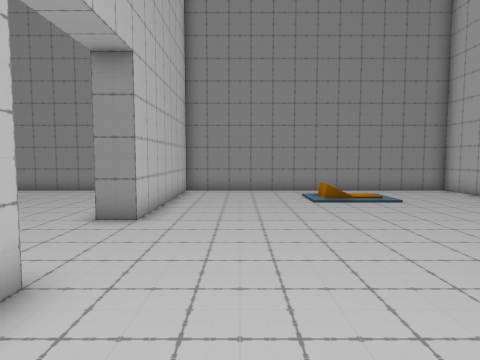
[1] (above)

16 first-person views from a walk through a 3-D level made in the Unity game engine. The camera is 1.5 m above the floor, tilts 4° down and sees 75° across. Doors are open. The floor is counted in squares, 1 m on a side. Each view is taken from the middle of a square. On the plan, view 1 faces up. The plan holds only what a view shows up to about 15 squares ahead; the rest is blank. The place goes on beyond the plan. Some animated figures are left out.

[2]
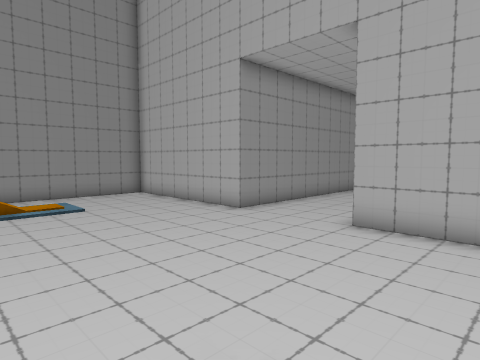

[3]
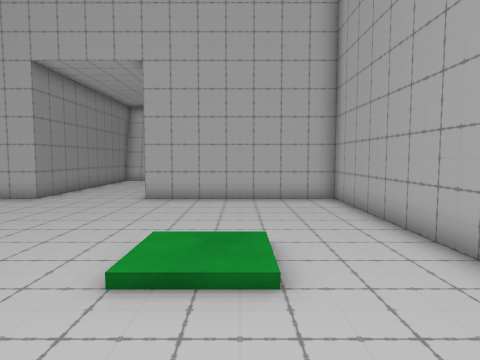

[4]
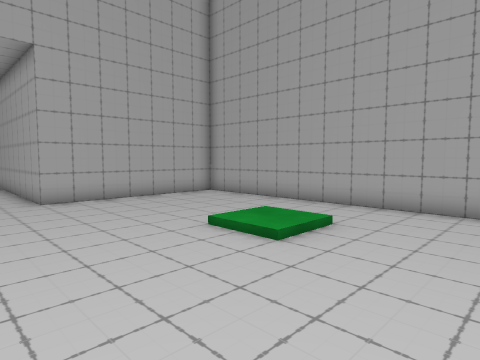

[5]
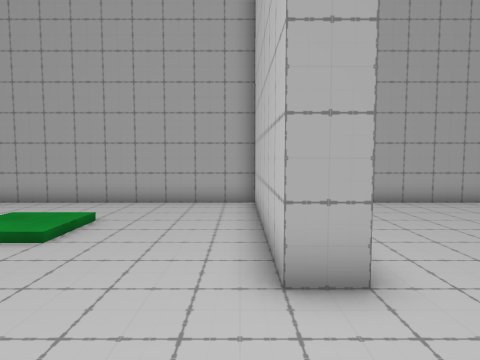

[6]
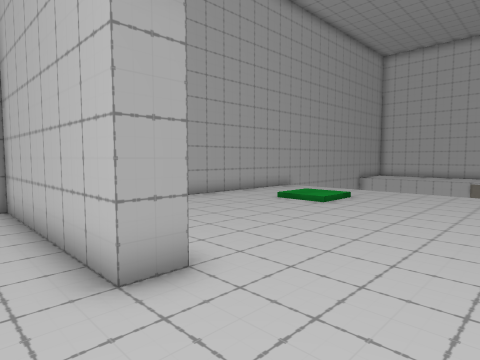

[7]
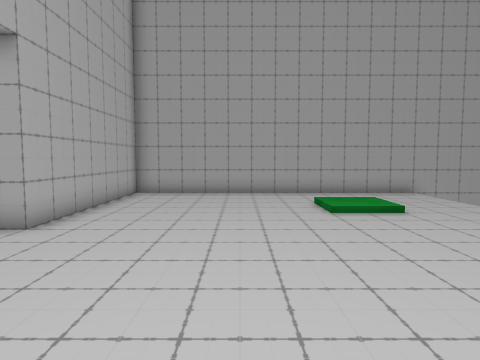

[8]
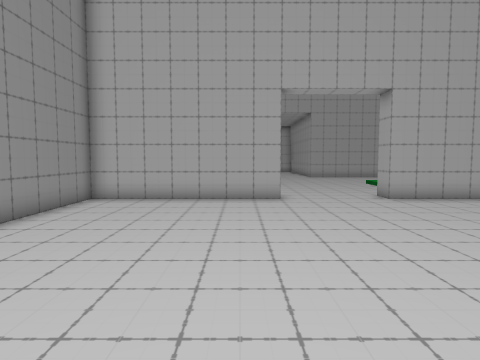

[9]
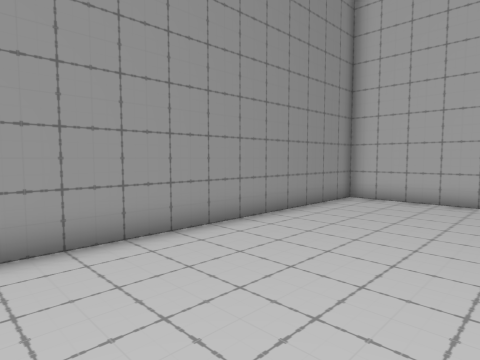

[10]
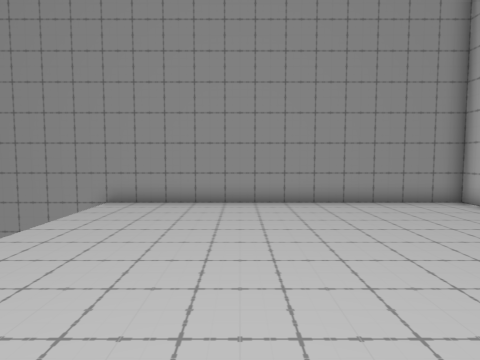

[11]
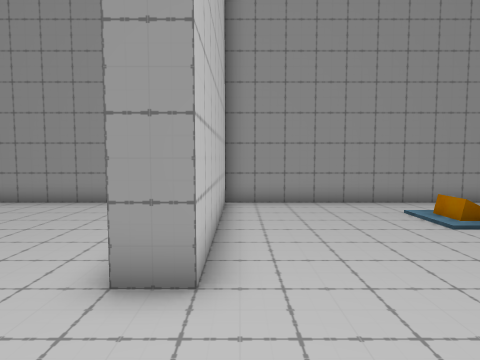

[12]
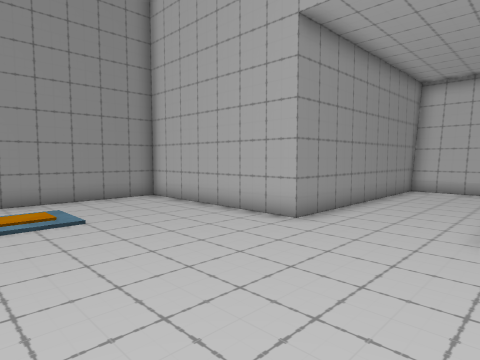

[13]
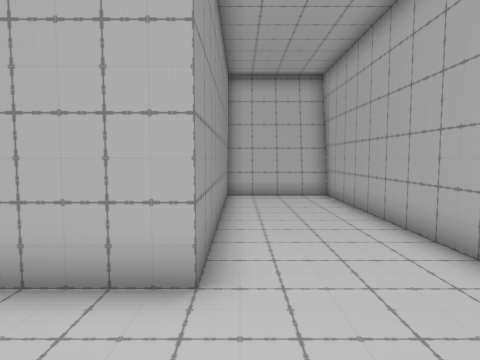

[14]
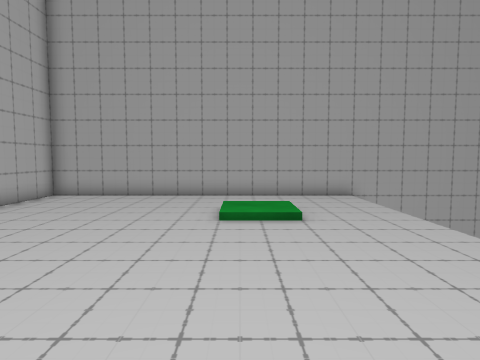

[15]
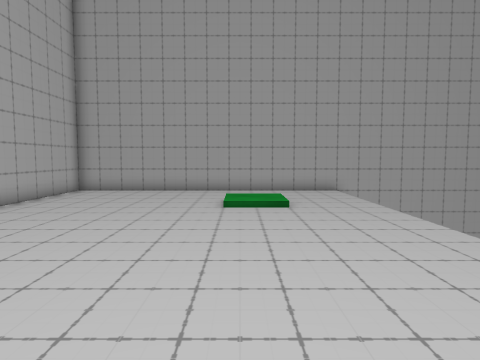

[16]
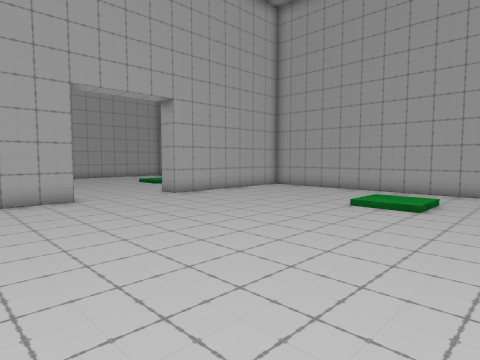

### Floor plan
Points are (right, up) in squares from view 1. A wall is a line through its corners. A room is listed if a view was taken in it or the views show most of it. See-through windows are left out.
Room 1 (views 1, 2, 3, 4, 5, 6, 11, 12, 13)
walls: (-2.5, 3.5) (-2.5, -3.5) (9.5, -3.5) (9.5, 3.5) (18.7, 3.5) (18.7, 7.5) (9.5, 7.5) (9.5, 14.5) (-2.5, 14.5) (-2.5, 7.5); (18.5, 3.5) (18.5, 7.5)
ways out: open door at (-3, 5.5) to room 2
Room 2 (views 7, 8, 9, 10, 14, 15, 16)
walls: (-3.5, 7.5) (-3.5, 14.5) (-15.5, 14.5); (-18.5, -3.5) (-3.5, -3.5) (-3.5, 3.5)
ways out: open door at (-3, 5.5) to room 1

Where each view was taken, in squares from view 1:
view 1: 0 up, 0 right, facing up
view 2: 0 up, 2 right, facing up-right
view 3: 0 up, 2 left, facing right
view 4: 6 up, 2 left, facing down-right
view 5: 7 up, 2 left, facing down
view 6: 7 up, 1 left, facing down-left
view 7: 10 up, 8 left, facing down
view 8: 9 up, 15 left, facing right
view 9: 9 up, 15 left, facing up-right
view 10: 4 up, 11 left, facing up
view 11: 4 up, 2 left, facing up
view 12: 3 up, 3 right, facing up-right
view 13: 7 up, 6 right, facing right
view 14: 9 up, 11 left, facing down
view 15: 11 up, 11 left, facing down
view 16: 11 up, 15 left, facing down-right
